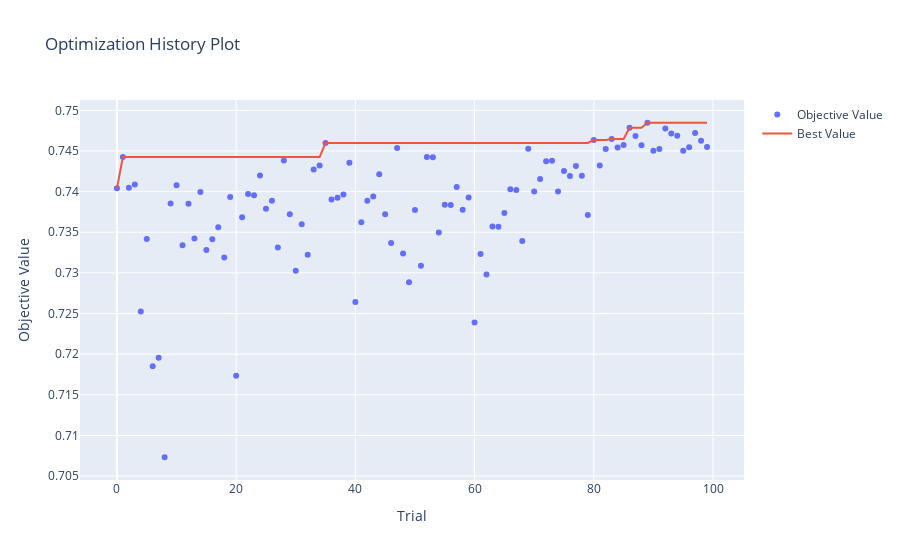
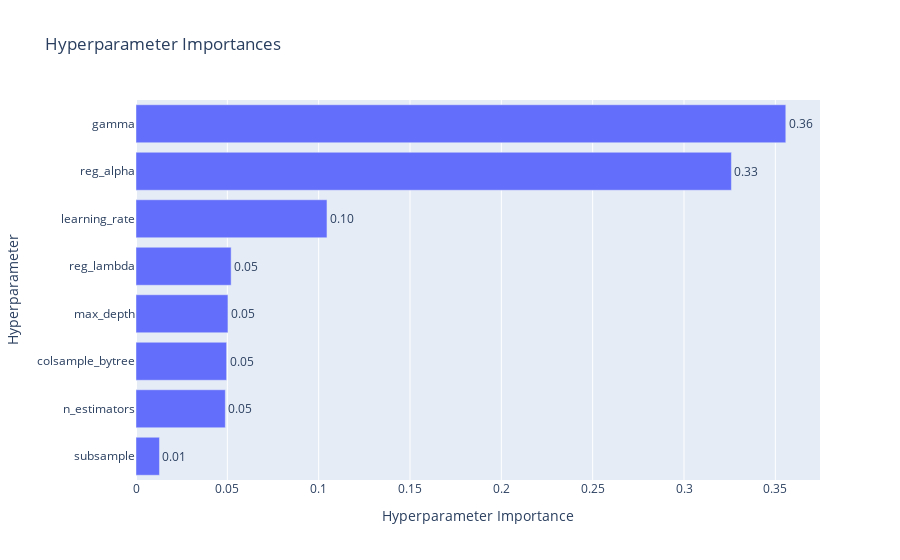

Notebook code cell kept with these figures, in order:
### Code cell
print(f"Лучшие параметры для XGBoost:")
print(study_xgb.best_params)
print(f"Лучший ROC-AUC: {study_xgb.best_value:.4f}")

fig = optuna.visualization.plot_optimization_history(study_xgb)
fig.show()

fig = optuna.visualization.plot_param_importances(study_xgb)
fig.show()

### Figure 1 — Plotly figure (JSON) as saved in the notebook; plotly's stock layout.template omitted (floating-point values rounded to 4 significant figures)
{"data": [{"mode": "markers", "name": "Objective Value", "type": "scatter", "x": [0, 1, 2, 3, 4, 5, 6, 7, 8, 9, 10, 11, 12, 13, 14, 15, 16, 17, 18, 19, 20, 21, 22, 23, 24, 25, 26, 27, 28, 29, 30, 31, 32, 33, 34, 35, 36, 37, 38, 39, 40, 41, 42, 43, 44, 45, 46, 47, 48, 49, 50, 51, 52, 53, 54, 55, 56, 57, 58, 59, 60, 61, 62, 63, 64, 65, 66, 67, 68, 69, 70, 71, 72, 73, 74, 75, 76, 77, 78, 79, 80, 81, 82, 83, 84, 85, 86, 87, 88, 89, 90, 91, 92, 93, 94, 95, 96, 97, 98, 99], "y": [0.7404, 0.7442, 0.7405, 0.7409, 0.7253, 0.7342, 0.7185, 0.7196, 0.7073, 0.7385, 0.7408, 0.7334, 0.7385, 0.7342, 0.7399, 0.7328, 0.7341, 0.7356, 0.7319, 0.7393, 0.7173, 0.7368, 0.7397, 0.7395, 0.742, 0.7379, 0.7389, 0.7331, 0.7438, 0.7372, 0.7303, 0.736, 0.7322, 0.7427, 0.7432, 0.746, 0.739, 0.7392, 0.7396, 0.7435, 0.7264, 0.7362, 0.7389, 0.7394, 0.7421, 0.7372, 0.7337, 0.7454, 0.7324, 0.7288, 0.7377, 0.7309, 0.7442, 0.7442, 0.735, 0.7384, 0.7383, 0.7406, 0.7378, 0.7393, 0.7239, 0.7323, 0.7298, 0.7357, 0.7357, 0.7374, 0.7403, 0.7402, 0.7339, 0.7453, 0.74, 0.7415, 0.7437, 0.7438, 0.74, 0.7425, 0.7419, 0.7431, 0.7419, 0.7371, 0.7464, 0.7432, 0.7453, 0.7465, 0.7454, 0.7457, 0.7478, 0.7469, 0.7457, 0.7485, 0.745, 0.7452, 0.7478, 0.7471, 0.7469, 0.745, 0.7455, 0.7472, 0.7462, 0.7455]}, {"mode": "lines", "name": "Best Value", "type": "scatter", "x": [0, 1, 2, 3, 4, 5, 6, 7, 8, 9, 10, 11, 12, 13, 14, 15, 16, 17, 18, 19, 20, 21, 22, 23, 24, 25, 26, 27, 28, 29, 30, 31, 32, 33, 34, 35, 36, 37, 38, 39, 40, 41, 42, 43, 44, 45, 46, 47, 48, 49, 50, 51, 52, 53, 54, 55, 56, 57, 58, 59, 60, 61, 62, 63, 64, 65, 66, 67, 68, 69, 70, 71, 72, 73, 74, 75, 76, 77, 78, 79, 80, 81, 82, 83, 84, 85, 86, 87, 88, 89, 90, 91, 92, 93, 94, 95, 96, 97, 98, 99], "y": [0.7404, 0.7442, 0.7442, 0.7442, 0.7442, 0.7442, 0.7442, 0.7442, 0.7442, 0.7442, 0.7442, 0.7442, 0.7442, 0.7442, 0.7442, 0.7442, 0.7442, 0.7442, 0.7442, 0.7442, 0.7442, 0.7442, 0.7442, 0.7442, 0.7442, 0.7442, 0.7442, 0.7442, 0.7442, 0.7442, 0.7442, 0.7442, 0.7442, 0.7442, 0.7442, 0.746, 0.746, 0.746, 0.746, 0.746, 0.746, 0.746, 0.746, 0.746, 0.746, 0.746, 0.746, 0.746, 0.746, 0.746, 0.746, 0.746, 0.746, 0.746, 0.746, 0.746, 0.746, 0.746, 0.746, 0.746, 0.746, 0.746, 0.746, 0.746, 0.746, 0.746, 0.746, 0.746, 0.746, 0.746, 0.746, 0.746, 0.746, 0.746, 0.746, 0.746, 0.746, 0.746, 0.746, 0.746, 0.7464, 0.7464, 0.7464, 0.7465, 0.7465, 0.7465, 0.7478, 0.7478, 0.7478, 0.7485, 0.7485, 0.7485, 0.7485, 0.7485, 0.7485, 0.7485, 0.7485, 0.7485, 0.7485, 0.7485]}, {"marker": {"color": "#cccccc"}, "mode": "markers", "name": "Infeasible Trial", "showlegend": false, "type": "scatter", "x": [], "y": []}], "layout": {"title": {"text": "Optimization History Plot"}, "xaxis": {"title": {"text": "Trial"}}, "yaxis": {"title": {"text": "Objective Value"}}}}

### Figure 2 — Plotly figure (JSON) as saved in the notebook; plotly's stock layout.template omitted (floating-point values rounded to 4 significant figures)
{"data": [{"cliponaxis": false, "hovertemplate": ["subsample (FloatDistribution): 0.012852342160383638<extra></extra>", "n_estimators (IntDistribution): 0.04890365024714702<extra></extra>", "colsample_bytree (FloatDistribution): 0.0496019112106659<extra></extra>", "max_depth (IntDistribution): 0.050335532750312995<extra></extra>", "reg_lambda (FloatDistribution): 0.05208196887608271<extra></extra>", "learning_rate (FloatDistribution): 0.10454903348713387<extra></extra>", "reg_alpha (FloatDistribution): 0.32595006560680356<extra></extra>", "gamma (FloatDistribution): 0.3557254956614706<extra></extra>"], "name": "Objective Value", "orientation": "h", "text": ["0.01", "0.05", "0.05", "0.05", "0.05", "0.10", "0.33", "0.36"], "textposition": "outside", "type": "bar", "x": [0.01285, 0.0489, 0.0496, 0.05034, 0.05208, 0.1045, 0.326, 0.3557], "y": ["subsample", "n_estimators", "colsample_bytree", "max_depth", "reg_lambda", "learning_rate", "reg_alpha", "gamma"]}], "layout": {"title": {"text": "Hyperparameter Importances"}, "xaxis": {"title": {"text": "Hyperparameter Importance"}}, "yaxis": {"title": {"text": "Hyperparameter"}}}}
